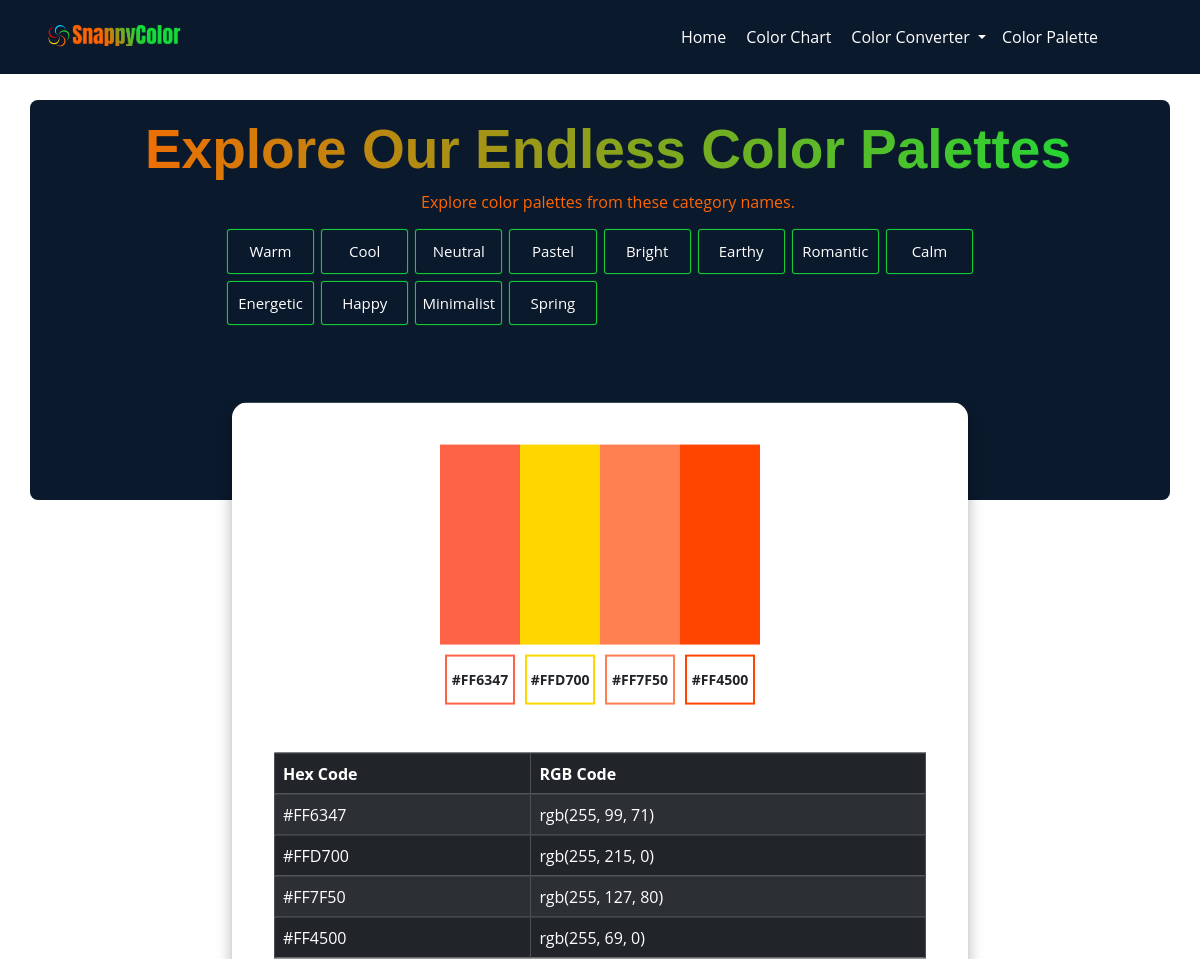
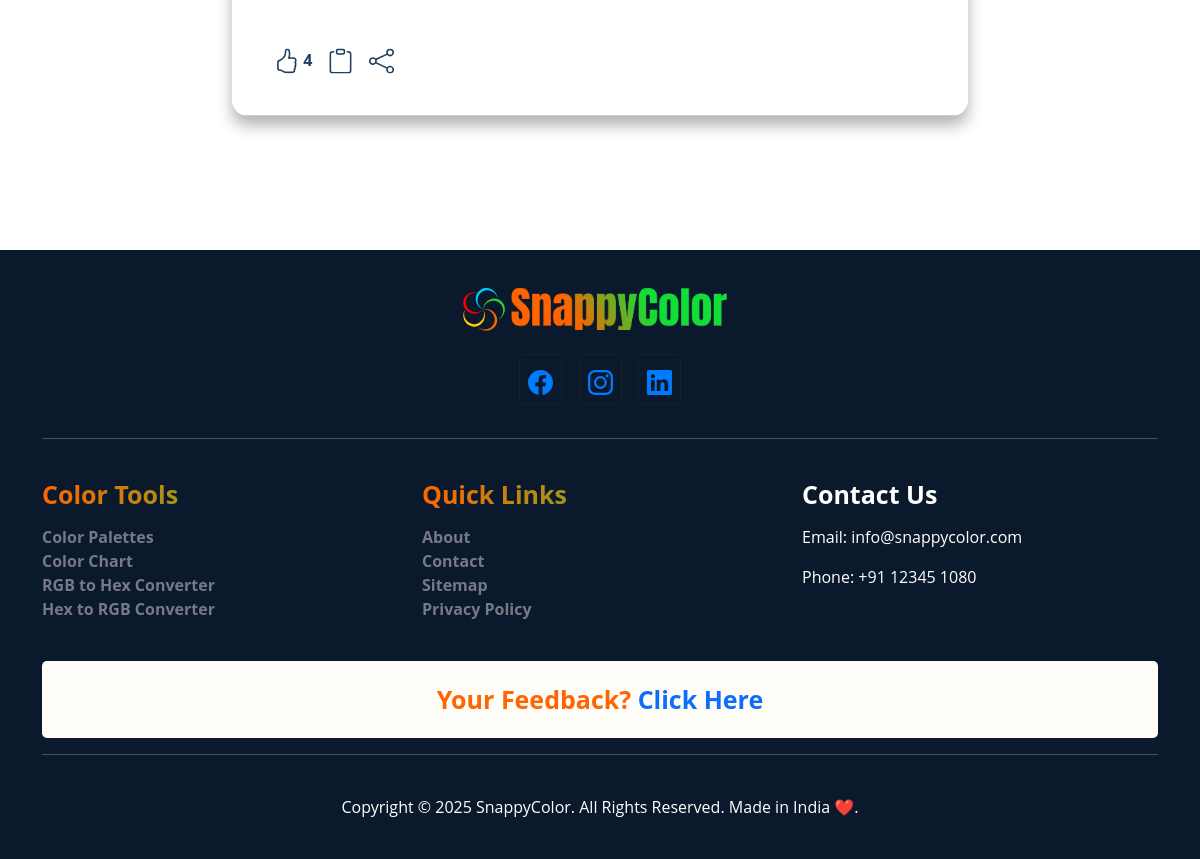
Page /color-palette/45e78d83-cca6-4a8b-a454-a20b7c8c3df4 on the committed database (2 pictures, top to bottom).
### colors/models.py (models this page shows, shortened)
class Category(models.Model):
    id = models.UUIDField(primary_key=True, default=uuid.uuid4, editable=False)  # UUID field
    name = models.CharField(max_length=100, unique=True)
    description = models.TextField(blank=True, null=True)
    created_by = models.ForeignKey(User, on_delete=models.CASCADE, related_name="categories")
    is_active = models.BooleanField(default=True)  # New field for active status
    created_at = models.DateTimeField(auto_now_add=True)
    updated_at = models.DateTimeField(auto_now=True)
    class Meta:
        verbose_name = "Category"
        verbose_name_plural = "Categories"

class Color(models.Model):
    id = models.UUIDField(primary_key=True, default=uuid.uuid4, editable=False)  # UUID field
    palette = models.ForeignKey(ColorPalette, on_delete=models.CASCADE, related_name="colors")
    hex_code = models.CharField(max_length=7)  # HEX format, e.g., #FFFFFF
    name = models.CharField(max_length=100, blank=True, null=True)  # Optional color name
    def hex_to_rgb(self):
        hex_code = self.hex_code.lstrip('#')  # Remove '#' from the start if present
        return tuple(int(hex_code[i:i+2], 16) for i in (0, 2, 4))  # Convert HEX to RGB
    class Meta:
        verbose_name = "Color"
        verbose_name_plural = "Colors"

class ColorPalette(models.Model):
    id = models.UUIDField(primary_key=True, default=uuid.uuid4, editable=False)  # UUID field
    name = models.CharField(max_length=500)  # Name of the palette
    category = models.ForeignKey(Category, on_delete=models.CASCADE, related_name="palettes")
    description = models.TextField(blank=True, null=True)
    created_by = models.ForeignKey(User, on_delete=models.CASCADE, related_name="palettes")
    likes = models.PositiveIntegerField(default=0, verbose_name="Number of Likes")  # New field for likes
    is_active = models.BooleanField(default=True)  # New field for active status
    created_at = models.DateTimeField(auto_now_add=True)
    updated_at = models.DateTimeField(auto_now=True)
    def total_likes(self):
        return self.likes
    class Meta:
        verbose_name = "Color Palette"
        verbose_name_plural = "Color Palettes"

### colors/views.py (the view)
# urls.py: path('color-palette/<str:name>', individual_color_palette, name='individual_category_color_palette'),
def individual_color_palette(request, name):
    categories = Category.objects.values('id', 'name').filter(is_active=True)
    active_palettes = ColorPalette.objects.filter(is_active=True, category__is_active=True, id=name if '-' in name else None)
    if active_palettes:
        pass
    else:
        active_palettes = ColorPalette.objects.filter(is_active=True, category__is_active=True, category__name=name)
    category = Category.objects.filter(name=name)
    single_category = None
    if category:
        single_category = category[0]
    paginator = Paginator(active_palettes, 1)  # Show 20 color palettes per page.
    page_number = request.GET.get("page")
    page_obj = paginator.get_page(page_number)
    return render(request, 'color-palettes.html', {'categories': categories, 'color_palettes': active_palettes, 'single_category': single_category, "page_obj": page_obj})

### colors/templates/color-palettes.html (shortened to what this page needs)
{% extends 'base.html' %}
{% load static %}
{% block content %}
<div class="container">
    <div class="row">
        <div class="col-md-12 color-palettes-heading-section mt-0">
            <h2 class="generic-heading mt-3 ms-3 text-center">
            </h2>
            <p class="generic-para ms-3 text-center">Explore color palettes from these category names.</p>
            <div class="col-md-8 offset-md-2 my-3">
                <div class="color-palette-header-category">
                    {% for category in categories %}
                    <div class="category-name">
                        <a href="{% url 'individual_category_color_palette' category.name %}"
                            style="font-size: 15px;">{{category.name}}</a>
                    </div>
                    {% endfor %}
                </div>
            </div>
        </div>
        {% if color_palettes|length > 1 %}
        {% for colorPalette in color_palettes %}
        <div class="col-md-4">
            <div class="color-palettes-container mt-3 mt-lg-0">
                <div class="d-flex justify-content-center align-items-center">
                    {% for color in colorPalette.colors.all %}
                    <div class="first-color d-flex flex-column justify-content-center align-items-center">
                        <div class="color-section" style="background-color: {{color.hex_code}};">
                        </div>
                        <div class="color-code d-flex flex-column justify-content-center align-items-center"
                            style="border: 2px solid {{color.hex_code}}"
                            onclick="copyToClipboardColorPalette('{{color.hex_code}}')">
                            {{color.hex_code}}
                        </div>
                    </div>
                    {% endfor %}
                </div>
                <div class="d-flex justify-content-start align-items-center mt-4">
                    <div class="color-palette-btn mt-4" style="color: #1E3E62;font-weight: bold;">
                        <svg xmlns="http://www.w3.org/2000/svg" width="25" height="25" fill="currentColor"
                            class="bi bi-hand-thumbs-up" viewBox="0 0 16 16">
                            <path
                                d="M8.864.046C7.908-.193 7.02.53 6.956 1.466c-.072 1.051-.23 2.016-.428 2.59-.125.36-.479 1.013-1.04 1.639-.557.623-1.282 1.178-2.131 1.41C2.685 7.288 2 7.87 2 8.72v4.001c0 .845.682 1.464 1.448 1.545 1.07.114 1.564.415 2.068.723l.048.03c.272.165.578.348.97.484.397.136.861.217 1.466.217h3.5c.937 0 1.599-.477 1.934-1.064a1.86 1.86 0 0 0 .254-.912c0-.152-.023-.312-.077-.464.201-.263.38-.578.488-.901.11-.33.172-.762.004-1.149.069-.13.12-.269.159-.403.077-.27.113-.568.113-.857 0-.288-.036-.585-.113-.856a2 2 0 0 0-.138-.362 1.9 1.9 0 0 0 .234-1.734c-.206-.592-.682-1.1-1.2-1.272-.847-.282-1.803-.276-2.516-.211a10 10 0 0 0-.443.05 9.4 9.4 0 0 0-.062-4.509A1.38 1.38 0 0 0 9.125.111zM11.5 14.721H8c-.51 0-.863-.069-1.14-.164-.281-.097-.506-.228-.776-.393l-.04-.024c-.555-.339-1.198-.731-2.49-.868-.333-.036-.554-.29-.554-.55V8.72c0-.254.226-.543.62-.65 1.095-.3 1.977-.996 2.614-1.708.635-.71 1.064-1.475 1.238-1.978.243-.7.407-1.768.482-2.85.025-.362.36-.594.667-.518l.262.066c.16.04.258.143.288.255a8.34 8.34 0 0 1-.145 4.725.5.5 0 0 0 .595.644l.003-.001.014-.003.058-.014a9 9 0 0 1 1.036-.157c.663-.06 1.457-.054 2.11.164.175.058.45.3.57.65.107.308.087.67-.266 1.022l-.353.353.353.354c.043.043.105.141.154.315.048.167.075.37.075.581 0 .212-.027.414-.075.582-.05.174-.111.272-.154.315l-.353.353.353.354c.047.047.109.177.005.488a2.2 2.2 0 0 1-.505.805l-.353.353.353.354c.006.005.041.05.041.17a.9.9 0 0 1-.121.416c-.165.288-.503.56-1.066.56z" />
                        </svg>
                        <span>{{colorPalette.total_likes}}</span>
                    </div>
                    <div class="color-palette-btn mt-4 ms-3" style="color: #1E3E62;font-weight: bold;">
                        <svg xmlns="http://www.w3.org/2000/svg" width="25" height="25" fill="currentColor"
                            class="bi bi-clipboard" viewBox="0 0 16 16"
                            onclick="copyToClipboardColorPalette('{{colorPalette.id}}')">
                            <path
                                d="M4 1.5H3a2 2 0 0 0-2 2V14a2 2 0 0 0 2 2h10a2 2 0 0 0 2-2V3.5a2 2 0 0 0-2-2h-1v1h1a1 1 0 0 1 1 1V14a1 1 0 0 1-1 1H3a1 1 0 0 1-1-1V3.5a1 1 0 0 1 1-1h1z" />
                            <path
                                d="M9.5 1a.5.5 0 0 1 .5.5v1a.5.5 0 0 1-.5.5h-3a.5.5 0 0 1-.5-.5v-1a.5.5 0 0 1 .5-.5zm-3-1A1.5 1.5 0 0 0 5 1.5v1A1.5 1.5 0 0 0 6.5 4h3A1.5 1.5 0 0 0 11 2.5v-1A1.5 1.5 0 0 0 9.5 0z" />
                        </svg>
                    </div>
                    <div class="color-palette-btn mt-4 ms-3" style="color: #1E3E62;font-weight: bold;">
                        <svg xmlns="http://www.w3.org/2000/svg" width="25" height="25" fill="currentColor"
                            class="bi bi-share" viewBox="0 0 16 16">
                            <path
                                d="M13.5 1a1.5 1.5 0 1 0 0 3 1.5 1.5 0 0 0 0-3M11 2.5a2.5 2.5 0 1 1 .603 1.628l-6.718 3.12a2.5 2.5 0 0 1 0 1.504l6.718 3.12a2.5 2.5 0 1 1-.488.876l-6.718-3.12a2.5 2.5 0 1 1 0-3.256l6.718-3.12A2.5 2.5 0 0 1 11 2.5m-8.5 4a1.5 1.5 0 1 0 0 3 1.5 1.5 0 0 0 0-3m11 5.5a1.5 1.5 0 1 0 0 3 1.5 1.5 0 0 0 0-3" />
                        </svg>
                    </div>
                    <div class="color-palette-btn mt-4 ms-3">
                        <a href="{% url 'individual_category_color_palette' colorPalette.id %}" class="btn"
                            style="color: #1E3E62;font-weight: bold;">View Palette <svg
                                xmlns="http://www.w3.org/2000/svg" width="16" height="16" fill="currentColor"
                                class="bi bi-arrow-right" viewBox="0 0 16 16">
                                <path fill-rule="evenodd"
                                    d="M1 8a.5.5 0 0 1 .5-.5h11.793l-3.147-3.146a.5.5 0 0 1 .708-.708l4 4a.5.5 0 0 1 0 .708l-4 4a.5.5 0 0 1-.708-.708L13.293 8.5H1.5A.5.5 0 0 1 1 8" />
                            </svg></a>
                    </div>
                </div>
            </div>
        </div>
        {% endfor %}
        <div class="col-md-12 text-center">
            <div class="pagination pagination-lg justify-content-center my-4">
                {% if page_obj.has_previous %}
                <li class="page-item">
                    <a href="?page={{ page_obj.previous_page_number }}" class="page-link shadow-none"><svg xmlns="http://www.w3.org/2000/svg" width="16" height="16" fill="currentColor" class="bi bi-arrow-left-circle-fill" viewBox="0 0 16 16">
                        <path d="M8 0a8 8 0 1 0 0 16A8 8 0 0 0 8 0m3.5 7.5a.5.5 0 0 1 0 1H5.707l2.147 2.146a.5.5 0 0 1-.708.708l-3-3a.5.5 0 0 1 0-.708l3-3a.5.5 0 1 1 .708.708L5.707 7.5z"/>
                      </svg></a>
                </li>
                {% else %}
                <li class="page-item disabled">
                    <a class="page-link"><svg xmlns="http://www.w3.org/2000/svg" width="16" height="16" fill="currentColor" class="bi bi-arrow-left-circle-fill" viewBox="0 0 16 16">
                        <path d="M8 0a8 8 0 1 0 0 16A8 8 0 0 0 8 0m3.5 7.5a.5.5 0 0 1 0 1H5.707l2.147 2.146a.5.5 0 0 1-.708.708l-3-3a.5.5 0 0 1 0-.708l3-3a.5.5 0 1 1 .708.708L5.707 7.5z"/>
                      </svg></a>
                </li>
                {% endif %}
                {% for i in page_obj.paginator.page_range %}
                {% if page_obj.number == i %}
                <li class="page-item" aria-current="page">
                        <span class=" page-link active-link"> {{ i }}</span>
                </li>
                {% else %}
                <li class="bg-info"><a href="?page={{ i }}" class="page-link shadow-none">{{ i }}</a></li>
                {% endif %}
                {% endfor %}
                {% if page_obj.has_next %}
                <li class="page-item">
                    <a href="?page={{ page_obj.next_page_number }}" class="page-link shadow-none"><svg xmlns="http://www.w3.org/2000/svg" width="16" height="16" fill="currentColor" class="bi bi-arrow-right-circle-fill" viewBox="0 0 16 16">
                        <path d="M8 0a8 8 0 1 1 0 16A8 8 0 0 1 8 0M4.5 7.5a.5.5 0 0 0 0 1h5.793l-2.147 2.146a.5.5 0 0 0 .708.708l3-3a.5.5 0 0 0 0-.708l-3-3a.5.5 0 1 0-.708.708L10.293 7.5z"/>
                      </svg></a>
                </li>
                {% else %}
                <li class="page-item disabled">
                    <a class="page-link"><svg xmlns="http://www.w3.org/2000/svg" width="16" height="16" fill="currentColor" class="bi bi-arrow-right-circle-fill" viewBox="0 0 16 16">
                        <path d="M8 0a8 8 0 1 1 0 16A8 8 0 0 1 8 0M4.5 7.5a.5.5 0 0 0 0 1h5.793l-2.147 2.146a.5.5 0 0 0 .708.708l3-3a.5.5 0 0 0 0-.708l-3-3a.5.5 0 1 0-.708.708L10.293 7.5z"/>
                      </svg></a>
                </li>
                {% endif %}
            </div>
        </div>
        {% else %}
        {% for colorPalette in color_palettes %}
        <div class="col-md-8 offset-md-2">
            <div class="color-palettes-container" style="height: auto; margin-top: 5%">
                <div class="d-flex justify-content-center align-items-center">
                    {% for color in colorPalette.colors.all %}
                    <div class="first-color d-flex flex-column justify-content-center align-items-center">
                        <div class="color-section" style="background-color: {{color.hex_code}};">
                        </div>
                        <div class="color-code d-flex flex-column justify-content-center align-items-center"
                            style="border: 2px solid {{color.hex_code}}"
                            onclick="copyToClipboardColorPalette('{{color.hex_code}}')">
                            {{color.hex_code}}
                        </div>
                    </div>
                    {% endfor %}
                </div>
                <table class="table mt-5 table-bordered table-dark table-striped table-hover">
                    <thead>
                        <tr>
                            <th scope="col">Hex Code</th>
                            <th scope="col">RGB Code</th>
                        </tr>
                    </thead>
                    <tbody>
                        {% for color in colorPalette.colors.all %}
                        <tr>
                            <td>{{color.hex_code}}</td>
                            <td>rgb{{color.hex_to_rgb}}</td>
                        </tr>
                        {% endfor %}
                    </tbody>
                </table>
                <div class="d-flex justify-content-start align-items-center mt-4">
                    <div class="color-palette-btn mt-4" style="color: #1E3E62;font-weight: bold;">
                        <span>{{colorPalette.total_likes}}</span>
                    </div>
                    <div class="color-palette-btn mt-4 ms-3" style="color: #1E3E62;font-weight: bold;">
                        <svg xmlns="http://www.w3.org/2000/svg" width="25" height="25" fill="currentColor"
                            class="bi bi-clipboard" viewBox="0 0 16 16"
                            onclick="copyToClipboardColorPalette('{{colorPalette.id}}')">
                            <path
                                d="M4 1.5H3a2 2 0 0 0-2 2V14a2 2 0 0 0 2 2h10a2 2 0 0 0 2-2V3.5a2 2 0 0 0-2-2h-1v1h1a1 1 0 0 1 1 1V14a1 1 0 0 1-1 1H3a1 1 0 0 1-1-1V3.5a1 1 0 0 1 1-1h1z" />
                            <path
                                d="M9.5 1a.5.5 0 0 1 .5.5v1a.5.5 0 0 1-.5.5h-3a.5.5 0 0 1-.5-.5v-1a.5.5 0 0 1 .5-.5zm-3-1A1.5 1.5 0 0 0 5 1.5v1A1.5 1.5 0 0 0 6.5 4h3A1.5 1.5 0 0 0 11 2.5v-1A1.5 1.5 0 0 0 9.5 0z" />
                        </svg>
                    </div>
                    <div class="color-palette-btn mt-4 ms-3" style="color: #1E3E62;font-weight: bold;">
                    </div>
                </div>
            </div>
        </div>
        {% endfor %}
        {% endif %}
    </div>
</div>
{% endblock %}

### rows in the picture
Category: name "Warm"
Category: name "Cool"
Category: name "Neutral"
Category: name "Pastel"
Category: name "Bright"
Category: name "Earthy"
Category: name "Romantic"
Category: name "Calm"
Category: name "Energetic"
Category: name "Happy"
Category: name "Minimalist"
Category: name "Spring"
ColorPalette: total_likes "4"
Color: hex_code "#FF6347", hex_to_rgb "(255, 99, 71)"
Color: hex_code "#FFD700", hex_to_rgb "(255, 215, 0)"
Color: hex_code "#FF7F50", hex_to_rgb "(255, 127, 80)"
Color: hex_code "#FF4500", hex_to_rgb "(255, 69, 0)"
